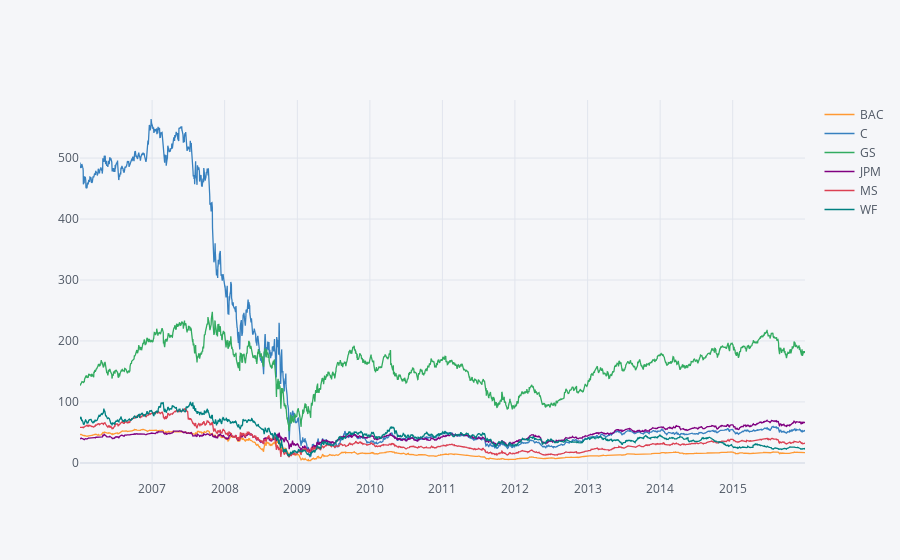

The cell this chart's notebook holds for it:
### Code cell
bank_stocks.xs(key='Close', axis = 1, level='Stock Info').iplot()

### Figure 1 — Plotly figure (JSON) as saved in the notebook; plotly's stock layout.template omitted (floating-point values rounded to 4 significant figures; data arrays with more than 128 entries replaced by an {"elided": "..."} marker saying what was removed)
{"data": [{"line": {"color": "rgba(255, 153, 51, 1.0)", "dash": "solid", "shape": "linear", "width": 1.3}, "mode": "lines", "name": "BAC", "text": "", "type": "scatter", "x": {"elided": "2517 str values"}, "y": {"elided": "2517 float values"}}, {"line": {"color": "rgba(55, 128, 191, 1.0)", "dash": "solid", "shape": "linear", "width": 1.3}, "mode": "lines", "name": "C", "text": "", "type": "scatter", "x": {"elided": "2517 str values"}, "y": {"elided": "2517 float values"}}, {"line": {"color": "rgba(50, 171, 96, 1.0)", "dash": "solid", "shape": "linear", "width": 1.3}, "mode": "lines", "name": "GS", "text": "", "type": "scatter", "x": {"elided": "2517 str values"}, "y": {"elided": "2517 float values"}}, {"line": {"color": "rgba(128, 0, 128, 1.0)", "dash": "solid", "shape": "linear", "width": 1.3}, "mode": "lines", "name": "JPM", "text": "", "type": "scatter", "x": {"elided": "2517 str values"}, "y": {"elided": "2517 float values"}}, {"line": {"color": "rgba(219, 64, 82, 1.0)", "dash": "solid", "shape": "linear", "width": 1.3}, "mode": "lines", "name": "MS", "text": "", "type": "scatter", "x": {"elided": "2517 str values"}, "y": {"elided": "2517 float values"}}, {"line": {"color": "rgba(0, 128, 128, 1.0)", "dash": "solid", "shape": "linear", "width": 1.3}, "mode": "lines", "name": "WF", "text": "", "type": "scatter", "x": {"elided": "2517 str values"}, "y": {"elided": "2517 float values"}}], "layout": {"legend": {"bgcolor": "#F5F6F9", "font": {"color": "#4D5663"}}, "paper_bgcolor": "#F5F6F9", "plot_bgcolor": "#F5F6F9", "title": {"font": {"color": "#4D5663"}}, "xaxis": {"gridcolor": "#E1E5ED", "showgrid": true, "tickfont": {"color": "#4D5663"}, "title": {"font": {"color": "#4D5663"}, "text": ""}, "zerolinecolor": "#E1E5ED"}, "yaxis": {"gridcolor": "#E1E5ED", "showgrid": true, "tickfont": {"color": "#4D5663"}, "title": {"font": {"color": "#4D5663"}, "text": ""}, "zerolinecolor": "#E1E5ED"}}}
